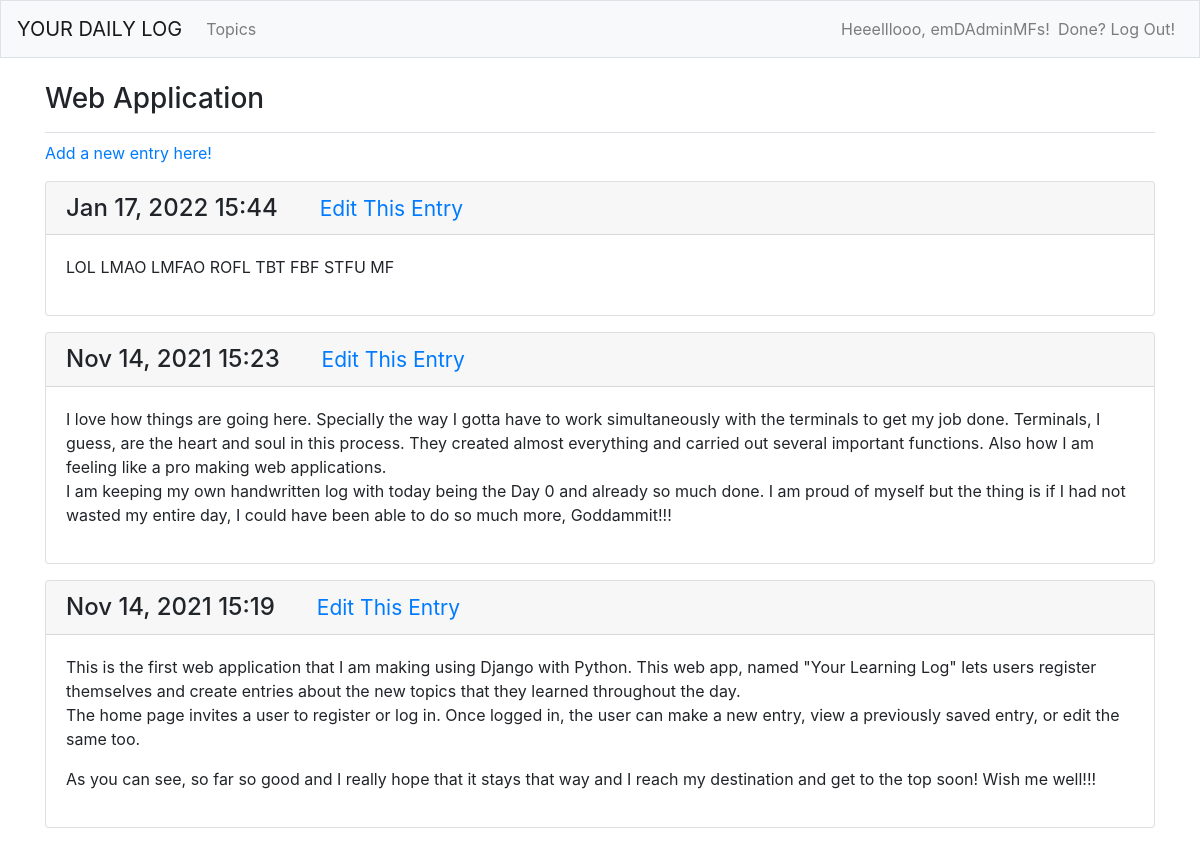
Page /topics/1/ (signed in) on the earlier database version.
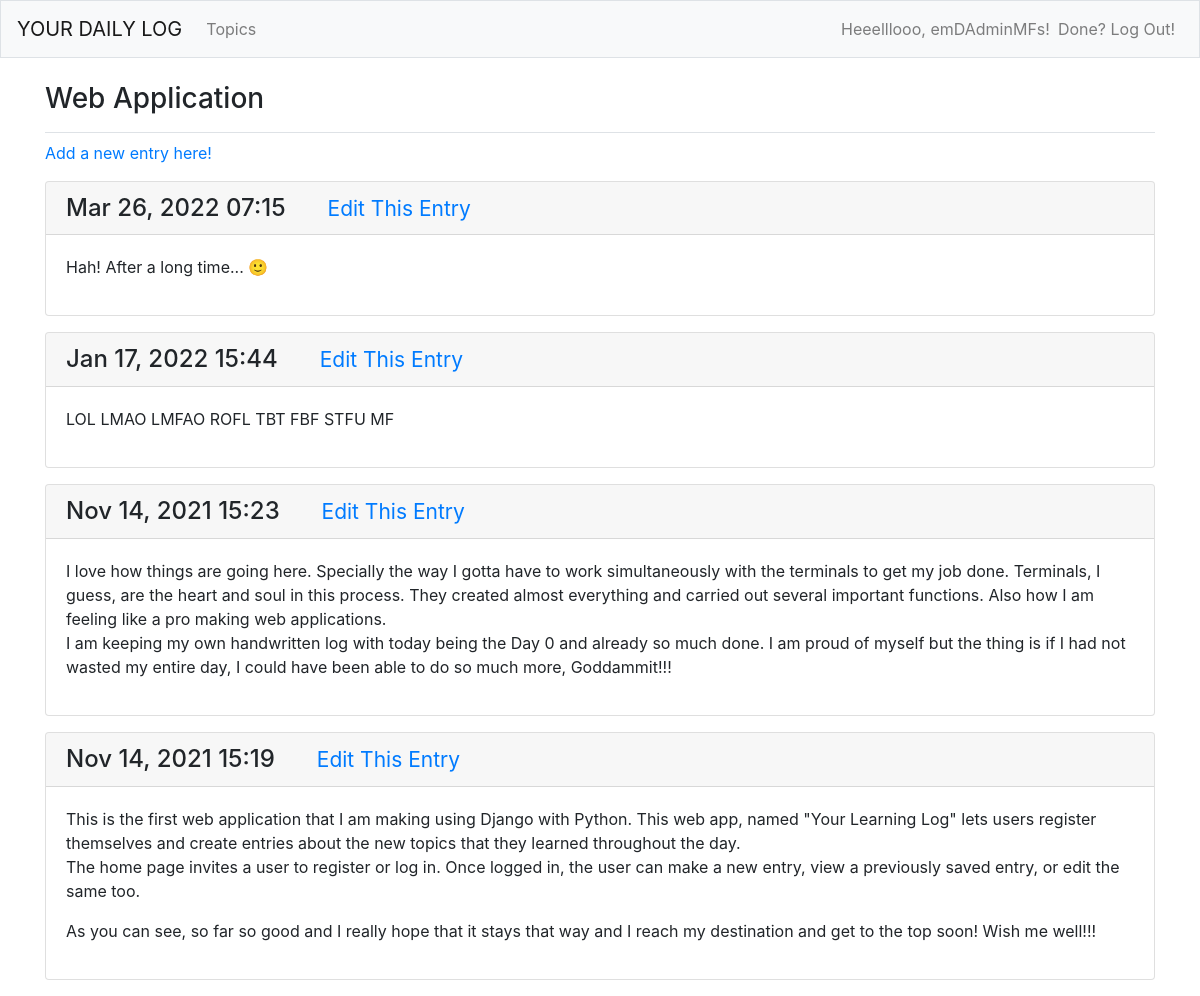
Same page on the later database version.
### YourDailyLog_App/models.py (models this page shows, shortened)
class Topic(models.Model):
    topicName = models.CharField(max_length=200)
    dateAndTime = models.DateTimeField(auto_now_add=True)
    owner = models.ForeignKey(User, on_delete=models.CASCADE)
    def __str__(self):
        return self.topicName

class Entry(models.Model):
    topic = models.ForeignKey(Topic, on_delete=models.CASCADE)
    entryText = models.TextField()
    dateAndTimeAdded = models.DateTimeField(auto_now_add=True)
    class Meta:
        verbose_name_plural = "Entries"

### YourDailyLog_App/views.py (the view)
# urls.py: path("topics/<int:topicID>/", views.topic, name='topic'),
@login_required
def topic(request, topicID):
    topicName = Topic.objects.get(id=topicID)
    checkTopicOwner(topicName, request) # function call
    entries = topicName.entry_set.order_by("-dateAndTimeAdded")
    context = {'topicName': topicName, 'entries': entries}
    return render(request, 'yourdailylog_app/topic.html', context)

### YourDailyLog_App/views.py (called while the page is built)
def checkTopicOwner(topic_name, requestedUser):
    if topic_name.owner != requestedUser.user:
        raise Http404 # standard error response when the requested resource

### YourDailyLog_App/templates/yourdailylog_app/topic.html
{% extends "yourdailylog_app/base.html" %}
{% block page_header %}
  <h3>
    {{ topicName }}
  </h3>
{% endblock page_header %}
{% block content %}
  <p>
    <a href="{% url 'YourDailyLog_App:new_entry' topicName.id %}">
      Add a new entry here!
    </a>
  </p>
  {% for entry in entries %}
    <div class="card mb-3">
      <h4 class="card-header">
        {{ entry.dateAndTimeAdded|date:'M d, Y H:i' }}
        <small>
          <a href="{% url 'YourDailyLog_App:edit_entry' entry.id %}">
            &nbsp&nbsp&nbsp&nbsp&nbsp Edit This Entry
          </a>
        </small>
      </h4>
      <div class="card-body">
        {{ entry.entryText|linebreaks }}
      </div>
    </div>
  {% empty %}
    <p>There are no entries for this topic yet.</p>
  {% endfor %}
{% endblock content %}

### YourDailyLog_App/templates/yourdailylog_app/base.html (shortened to what this page needs)
{% load bootstrap4 %}
<!doctype html>
<html lang="en">
  <head>
    {% bootstrap_css %}
  </head>
  <body>
    <nav class="navbar navbar-expand-md navbar-light bg-light mb-4 border">
      <a class="navbar-brand" href="{% url 'YourDailyLog_App:index' %}">
        YOUR DAILY LOG
      </a>
      <div class="collapse navbar-collapse" id="navbarCollapse">
        <ul class="navbar-nav mr-auto">
          <li class="nav-item">
            <a class="nav-link" href="{% url 'YourDailyLog_App:topics' %}">
              Topics
            </a>
          </li>
        </ul>
        <ul class="navbar-nav ml-auto">
          {% if user.is_authenticated %}
            <li class="nav-item">
              <span class="navbar-text">
                Heeelllooo, {{ user.username }}!
              </span>
            </li>
            <li class="nav-item">
              <a class="nav-link" href="{% url 'Users:logout' %}">
                Done? Log Out!
              </a>
            </li>
          {% endif %}
        </ul>
      </div>
    </nav>
    <main role ="main" class="container">
      <div class="pb-2 mb-2 border-bottom">
        {% block page_header %}{% endblock page_header %}
      </div>
      <div>
        {% block content %}{% endblock content %}
      </div>
    </main>
  </body>
</html>

Differences in the rows shown:
added Entry: dateAndTimeAdded "Mar 26, 2022 07:15", entryText "Hah! After a long time... 🙂"
